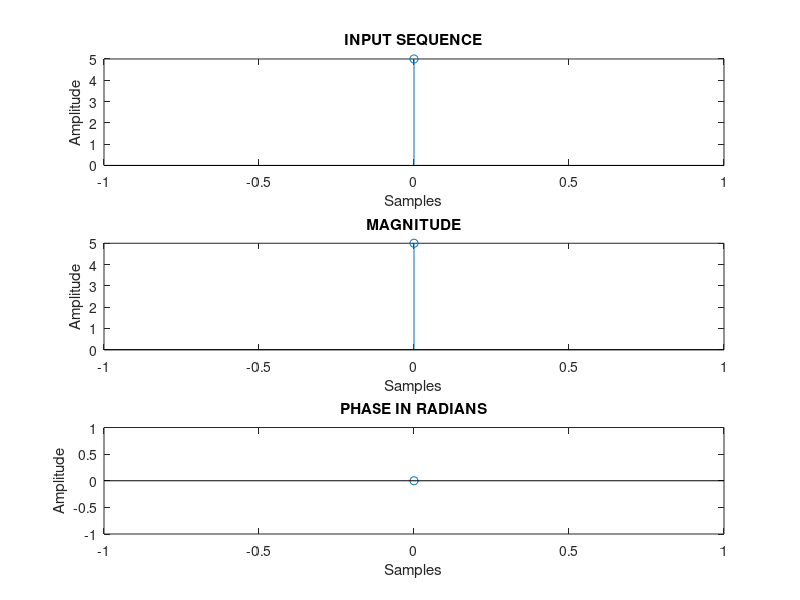

Recreate this plot in MATLAB.
% Author : Vishwas K Singh
% E-mail : vishwasks32@gmail.com
% Description : Script to find DFT of a sequence

% Prepare by clearing the screen
clc;clear all;close all;

% Take the input sequence
xn = input('Enter the input sequence: '); % [1 3 -1 -2]
N = length(xn);

% Initialize output sequence with zeros
Xk = zeros(1,N);

% Compute DFT{x[n]} using formula
for k = 0:N-1
		for n = 0:N-1
				Xk(k+1) = Xk(k+1) + xn(n+1) * exp((-j*2*pi*n*k)/N);
		end
end

% Display output sequence
disp('The DFT X(k) for given sequence is: ');
disp(Xk); % [1 2-5i -1 2+5i]

n = 0:N-1;

% Plot the input sequence
subplot(3,1,1);
stem(n,xn);
xlabel('Samples');
ylabel('Amplitude');
title('INPUT SEQUENCE');

% Plot the magnitude of output
subplot(3,1,2);
stem(n,abs(Xk));
xlabel('Samples');
ylabel('Amplitude');
title('MAGNITUDE');

% Plot the degree of output sequence
subplot(3,1,3);
stem(n,angle(Xk));
xlabel('Samples');
ylabel('Amplitude');
title('PHASE IN RADIANS');
